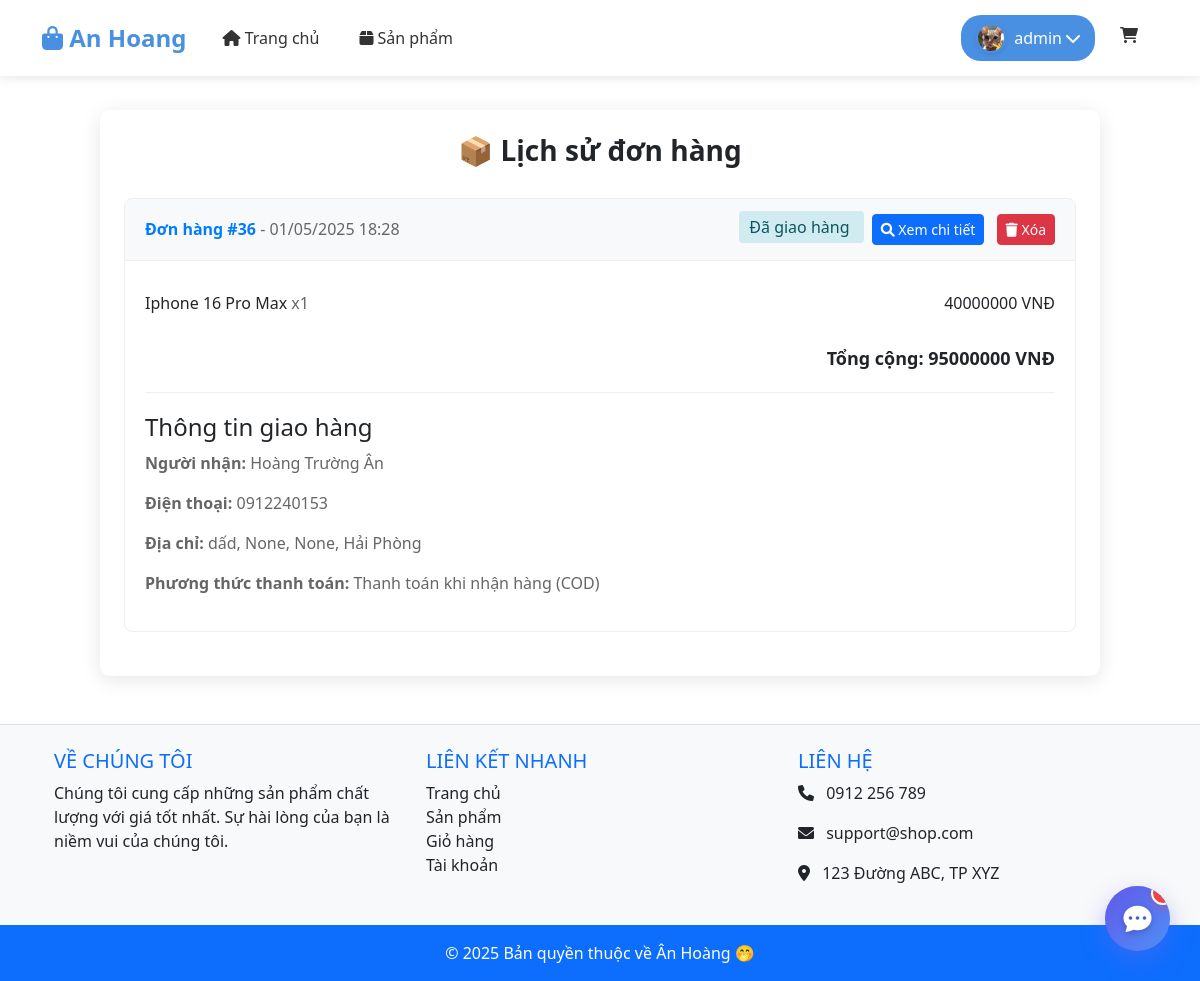
The page /orders/ (signed in) on the database its author committed.
### store/models.py (models this page shows, shortened)
class Profile(models.Model):
    user = models.OneToOneField(User, on_delete=models.CASCADE)
    avatar = models.ImageField(upload_to='avatars/', default='avatars/default.png')
    bio = models.TextField(max_length=500, blank=True)
    phone_number = models.CharField(max_length=15, blank=True)
    address = models.CharField(max_length=255, blank=True)
    birthdate = models.DateField(null=True, blank=True)
    website = models.URLField(max_length=200, blank=True)
    facebook = models.URLField(max_length=200, blank=True)
    twitter = models.URLField(max_length=200, blank=True)
    instagram = models.URLField(max_length=200, blank=True)

class Order(models.Model):
    STATUS_CHOICES = (
        ('pending', 'Chờ xử lý'),
        ('confirmed', 'Đã xác nhận'),
        ('processing', 'Đang xử lý'),
        ('shipped', 'Đang giao hàng'),
        ('delivered', 'Đã giao hàng'),
        ('cancelled', 'Đã hủy'),
    )
    PAYMENT_CHOICES = (
        ('cod', 'Thanh toán khi nhận hàng (COD)'),
        ('bank_transfer', 'Chuyển khoản ngân hàng'),
        ('momo', 'Ví điện tử MoMo'),
        ('zalopay', 'ZaloPay'),
        ('vnpay', 'VNPAY'),
    )
    user = models.ForeignKey(User, on_delete=models.CASCADE)
    full_name = models.CharField(max_length=100)
    phone = models.CharField(max_length=15)
    address = models.TextField()
    province = models.ForeignKey('Province', on_delete=models.PROTECT, null=True)
    district = models.ForeignKey('District', on_delete=models.PROTECT, null=True)
    ward = models.ForeignKey('Ward', on_delete=models.PROTECT, null=True)
    city = models.CharField(max_length=50, blank=True)
    district_name = models.CharField(max_length=50, blank=True)
    ward_name = models.CharField(max_length=50, blank=True)
    note = models.TextField(blank=True)
    total = models.DecimalField(max_digits=10, decimal_places=0)
    status = models.CharField(max_length=20, choices=STATUS_CHOICES, default='pending')
    payment_method = models.CharField(max_length=20, choices=PAYMENT_CHOICES, default='cod')
    created_at = models.DateTimeField(auto_now_add=True)
    updated_at = models.DateTimeField(auto_now=True)

class OrderItem(models.Model):
    order = models.ForeignKey(Order, on_delete=models.CASCADE, related_name='items')
    product = models.ForeignKey(Product, on_delete=models.CASCADE)
    quantity = models.PositiveIntegerField()
    price = models.DecimalField(max_digits=10, decimal_places=0)
    def subtotal(self):
        return self.price * self.quantity

class Product(models.Model):
    name = models.CharField(max_length=200)
    description = models.TextField(blank=True, null=True)
    price = models.DecimalField(max_digits=10, decimal_places=0)
    discount_percent = models.IntegerField(default=0, blank=True, help_text="Phần trăm giảm giá từ 0-100")
    category = models.ForeignKey(Category, on_delete=models.CASCADE)
    image = models.ImageField(upload_to='products/', blank=True, null=True)
    colors = models.ManyToManyField(Color, blank=True, related_name='products')

### store/views.py (the view)
# urls.py: path('orders/', order_history_view, name='order_history'),
@login_required
def order_history_view(request):
    connection.close()  # Đóng kết nối hiện tại để đảm bảo dữ liệu mới
    orders = Order.objects.filter(user=request.user).order_by('-created_at')
    return render(request, 'store/order_history.html', {'orders': orders})

### store/templates/store/order_history.html (shortened to what this page needs)
{% extends 'base.html' %}
{% load static %}
{% block content %}
<div class="order-history">
    <h2 class="order-title">📦 Lịch sử đơn hàng</h2>
    {% if orders %}
        {% for order in orders %}
            <div class="order-card">
                <div class="order-header">
                    <div class="order-info">
                        <div>
                            <span class="order-id">Đơn hàng #{{ order.id }}</span>
                            <span class="order-date"> - {{ order.created_at|date:"d/m/Y H:i" }}</span>
                        </div>
                        <div>
                            <span class="order-status status-{{ order.status }}">
                                {{ order.get_status_display }}
                            </span>
                            <a href="{% url 'order_detail' order.id %}" class="btn btn-primary btn-sm ms-2">
                                <i class="fas fa-search"></i> Xem chi tiết
                            </a>
                            {% if user.is_staff %}
                            <a href="{% url 'delete_order' order.id %}" class="btn btn-danger btn-sm ms-2" onclick="return confirm('Bạn có chắc chắn muốn xóa đơn hàng này?')">
                                <i class="fas fa-trash"></i> Xóa
                            </a>
                            {% endif %}
                        </div>
                    </div>
                </div>
                <div class="order-body">
                    <div class="order-items">
                        {% for item in order.items.all %}
                            <div class="order-item">
                                <div class="item-name">
                                    {{ item.product.name }}
                                    <span class="item-quantity">x{{ item.quantity }}</span>
                                </div>
                                <div class="item-price">{{ item.subtotal|floatformat:0 }} VNĐ</div>
                            </div>
                        {% endfor %}
                    </div>
                    <div class="order-total">
                        Tổng cộng: {{ order.total|floatformat:0 }} VNĐ
                    </div>
                    <div class="shipping-info">
                        <h4>Thông tin giao hàng</h4>
                        <div class="shipping-details">
                            <p><strong>Người nhận:</strong> {{ order.full_name }}</p>
                            <p><strong>Điện thoại:</strong> {{ order.phone }}</p>
                            <p><strong>Địa chỉ:</strong> {{ order.address }}, {{ order.ward }}, {{ order.district }}, {{ order.city }}</p>
                            <p><strong>Phương thức thanh toán:</strong>
                                {% if order.payment_method == 'cod' %}
                                    Thanh toán khi nhận hàng (COD)
                                {% elif order.payment_method == 'bank_transfer' %}
                                    Chuyển khoản ngân hàng
                                {% elif order.payment_method == 'momo' %}
                                    Ví điện tử MoMo
                                {% elif order.payment_method == 'zalopay' %}
                                    ZaloPay
                                {% elif order.payment_method == 'vnpay' %}
                                    VNPAY
                                {% else %}
                                    {{ order.get_payment_method_display }}
                                {% endif %}
                            </p>
                        </div>
                    </div>
                </div>
            </div>
        {% endfor %}
    {% else %}
        <div class="empty-orders">
            <p>Bạn chưa có đơn hàng nào.</p>
        </div>
    {% endif %}
</div>
{% endblock %}

### templates/base.html (shortened to what this page needs)
<!DOCTYPE html>
<html lang="en">
<head>
    <link href="https://cdn.jsdelivr.net/npm/bootstrap@5.3.0/dist/css/bootstrap.min.css" rel="stylesheet">
    <link rel="stylesheet" href="https://cdnjs.cloudflare.com/ajax/libs/font-awesome/6.0.0/css/all.min.css">
</head>
<body>
    <nav class="navbar navbar-expand-lg navbar-light fixed-top">
        <div class="container">
            <a class="navbar-brand" href="{% url 'home' %}">
                <i class="fas fa-shopping-bag"></i> An Hoang
            </a>
            <div class="collapse navbar-collapse" id="navbarNav">
                <ul class="navbar-nav me-auto">
                    <li class="nav-item">
                        <a class="nav-link {% if request.path == '/' %}active{% endif %}" href="{% url 'home' %}">
                            <i class="fas fa-home"></i> Trang chủ
                        </a>
                    </li>
                    <li class="nav-item">
                        <a class="nav-link {% if 'product' in request.path %}active{% endif %}" href="{% url 'product_list' %}">
                            <i class="fas fa-box"></i> Sản phẩm
                        </a>
                    </li>
                </ul>
                <ul class="navbar-nav">
                    {% if user.is_authenticated %}
                        <li class="nav-item dropdown-hack">
                            <label for="admin-toggle" class="nav-link admin-btn">
                                {% if user.profile.avatar %}
                                    <img src="{{ user.profile.avatar.url }}" alt="{{ user.username }}" class="user-avatar">
                                {% else %}
                                    <img src="https://via.placeholder.com/30" alt="{{ user.username }}" class="user-avatar">
                                {% endif %}
                                {{ user.username }} <i class="fas fa-chevron-down ms-1"></i>
                            </label>
                        </li>
                        <li class="nav-item">
                            <a class="nav-link cart-icon" href="{% url 'cart' %}">
                                <i class="fas fa-shopping-cart"></i>
                            </a>
                        </li>
                    {% endif %}
                </ul>
            </div>
        </div>
    </nav>
    <div class="container mt-4">
        {% block content %}{% endblock %}
    </div>
    {% include 'store/chat_bubble.html' %}
    <footer class="bg-light text-center text-lg-start mt-5 border-top shadow-sm">
        <div class="container p-4">
            <div class="row">
                <div class="col-lg-4 col-md-6 mb-4 mb-md-0">
                    <h5 class="text-uppercase text-primary">Về chúng tôi</h5>
                    <p>
                        Chúng tôi cung cấp những sản phẩm chất lượng với giá tốt nhất. Sự hài lòng của bạn là niềm vui của chúng tôi.
                    </p>
                </div>
                <div class="col-lg-4 col-md-6 mb-4 mb-md-0">
                    <h5 class="text-uppercase text-primary">Liên kết nhanh</h5>
                    <ul class="list-unstyled mb-0">
                        <li><a href="{% url 'home' %}" class="text-dark text-decoration-none">Trang chủ</a></li>
                        <li><a href="{% url 'product_list' %}" class="text-dark text-decoration-none">Sản phẩm</a></li>
                        <li><a href="{% url 'cart' %}" class="text-dark text-decoration-none">Giỏ hàng</a></li>
                        <li><a href="{% url 'login' %}" class="text-dark text-decoration-none">Tài khoản</a></li>
                    </ul>
                </div>
                <div class="col-lg-4 col-md-12 mb-4 mb-md-0">
                    <h5 class="text-uppercase text-primary">Liên hệ</h5>
                    <p><i class="fas fa-phone me-2"></i> 0912 256 789</p>
                    <p><i class="fas fa-envelope me-2"></i> support@shop.com</p>
                    <p><i class="fas fa-map-marker-alt me-2"></i> 123 Đường ABC, TP XYZ</p>
                </div>
            </div>
        </div>
        <div class="text-center p-3 bg-primary text-white">
            © 2025 Bản quyền thuộc về Ân Hoàng 🤭
        </div>
    </footer>
</body>
</html>

### templates/base.html (style rules this page uses)
:root { --primary-color: #4a90e2; --secondary-color: #333; --accent-color: #e74c3c; }
body { font-family: 'Segoe UI', Tahoma, Geneva, Verdana, sans-serif; padding-top: 70px; }
.navbar { background-color: white; box-shadow: 0 2px 10px rgba(0,0,0,0.1); padding: 15px 0; }
.navbar-brand { font-weight: bold; font-size: 1.5rem; color: var(--primary-color) !important; }
.nav-link { color: var(--secondary-color) !important; font-weight: 500; padding: 8px 15px !important; margin: 0 5px; border-radius: 20px; transition: all 0.3s ease; }
.cart-icon { position: relative; }
.user-avatar { width: 30px; height: 30px; border-radius: 50%; margin-right: 8px; object-fit: cover; border: 2px solid var(--primary-color); box-shadow: 0 2px 5px rgba(0,0,0,0.1); transition: all 0.2s ease; }
.dropdown-hack { position: relative; }
.admin-btn { background-color: var(--primary-color); color: white !important; border-radius: 20px; display: flex; align-items: center; padding: 8px 15px; transition: all 0.3s ease; cursor: pointer; }
.admin-btn .fa-chevron-down { transition: transform 0.3s; }

### store/templates/store/order_history.html (style rules this page uses)
.order-history { max-width: 1000px; margin: 40px auto; background: #fff; padding: 24px; border-radius: 10px; box-shadow: 0 4px 20px rgba(0, 0, 0, 0.1); }
.order-title { font-size: 28px; font-weight: bold; margin-bottom: 30px; text-align: center; }
.order-card { margin-bottom: 20px; border: 1px solid #eee; border-radius: 8px; overflow: hidden; }
.order-header { background: #f8f9fa; padding: 15px 20px; border-bottom: 1px solid #eee; }
.order-info { display: flex; justify-content: space-between; align-items: center; }
.order-id { font-weight: bold; color: #007bff; }
.order-date { color: #666; }
.order-status { padding: 5px 10px; border-radius: 4px; font-weight: 500; }
.status-delivered { background: #d1ecf1; color: #0c5460; }
.order-body { padding: 20px; }
.order-items { margin-bottom: 20px; }
.order-item { display: flex; justify-content: space-between; align-items: center; padding: 10px 0; border-bottom: 1px solid #eee; }
.order-item:last-child { border-bottom: none; }
.item-name { font-weight: 500; }
.item-quantity { color: #666; }
.order-total { text-align: right; font-size: 18px; font-weight: bold; margin-top: 20px; }
.shipping-info { margin-top: 20px; padding-top: 20px; border-top: 1px solid #eee; }
.shipping-info h4 { margin-bottom: 10px; }
.shipping-details { color: #666; }

### rows shown on the page
Order: id "36", created_at "01/05/2025 18:28", status "Đã giao hàng", total "95000000", full_name "Hoàng Trường Ân", phone "0912240153", address "dấd", ward "None", district "None", city "Hải Phòng", payment_method "Thanh toán khi nhận hàng (COD)"
OrderItem: product.name "Iphone 16 Pro Max", quantity "1", subtotal "40000000"

### other values the page prints
{{ user.username }} "admin"
